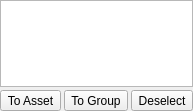
<?xml version="1.0" encoding="UTF-8"?>
<ui version="4.0">
 <class>EntitySelectionWidget</class>
 <widget class="QWidget" name="EntitySelectionWidget">
  <property name="geometry">
   <rect>
    <x>0</x>
    <y>0</y>
    <width>172</width>
    <height>111</height>
   </rect>
  </property>
  <property name="windowTitle">
   <string>Entity Selection</string>
  </property>
  <property name="windowIcon">
   <iconset resource="../resource/breezEd.qrc">
    <normaloff>:/breezEd/icons/tools/selection</normaloff>:/breezEd/icons/tools/selection</iconset>
  </property>
  <layout class="QVBoxLayout" name="verticalLayout">
   <property name="spacing">
    <number>3</number>
   </property>
   <property name="margin">
    <number>0</number>
   </property>
   <item>
    <widget class="QListWidget" name="selectionList">
     <property name="selectionMode">
      <enum>QAbstractItemView::ExtendedSelection</enum>
     </property>
     <property name="selectionRectVisible">
      <bool>true</bool>
     </property>
    </widget>
   </item>
   <item>
    <layout class="QHBoxLayout" name="horizontalLayout">
     <property name="spacing">
      <number>3</number>
     </property>
     <item>
      <widget class="QToolButton" name="assetButton">
       <property name="sizePolicy">
        <sizepolicy hsizetype="Minimum" vsizetype="Fixed">
         <horstretch>0</horstretch>
         <verstretch>0</verstretch>
        </sizepolicy>
       </property>
       <property name="text">
        <string>To Asset</string>
       </property>
      </widget>
     </item>
     <item>
      <widget class="QToolButton" name="groupButton">
       <property name="sizePolicy">
        <sizepolicy hsizetype="Minimum" vsizetype="Fixed">
         <horstretch>0</horstretch>
         <verstretch>0</verstretch>
        </sizepolicy>
       </property>
       <property name="text">
        <string>To Group</string>
       </property>
      </widget>
     </item>
     <item>
      <widget class="QToolButton" name="deselectButton">
       <property name="sizePolicy">
        <sizepolicy hsizetype="Minimum" vsizetype="Fixed">
         <horstretch>0</horstretch>
         <verstretch>0</verstretch>
        </sizepolicy>
       </property>
       <property name="text">
        <string>Deselect</string>
       </property>
      </widget>
     </item>
    </layout>
   </item>
  </layout>
 </widget>
 <resources>
  <include location="../resource/breezEd.qrc"/>
 </resources>
 <connections/>
</ui>
